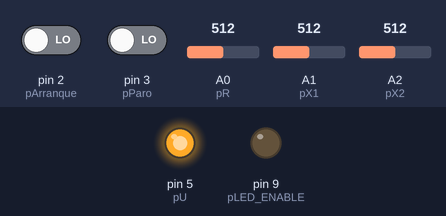
Simulated run of this sketch. Board: Arduino Uno, built with avr-gcc and run on an emulated ATmega328P. Shown: output pins drawn as LEDs (lit = HIGH). Inputs (shaded band) come from the test bench; at power-on: A1 (pX1) = 512, A2 (pX2) = 512, pin 2 (pArranque) LOW, A0 (pR) = 512, pin 3 (pParo) LOW. What the sketch prints to the serial monitor is not drawn.

Above: at 1.2 s.
1.3 s: A1 (pX1) set to 520
At 2.0 s:
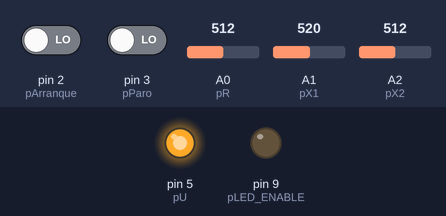
2.8 s: A2 (pX2) set to 306
At 3.1 s:
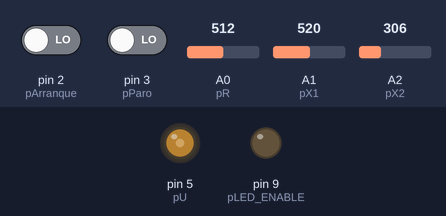
4.3 s: pin 2 (pArranque) driven HIGH
At 4.8 s:
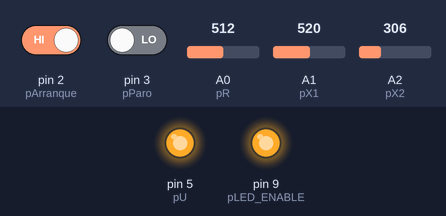
5.8 s: A0 (pR) set to 0
At 6.6 s:
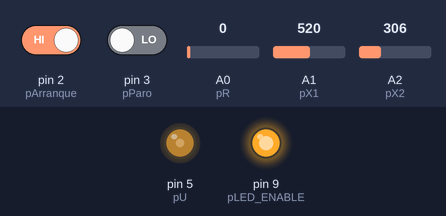
7.3 s: A2 (pX2) set to 122
At 8.3 s:
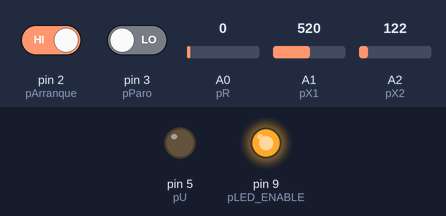
8.8 s: A1 (pX1) set to 377
10.8 s: A1 (pX1) set to 350
At 11.6 s:
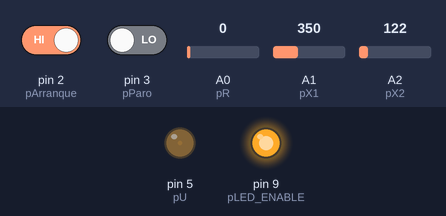
Timing chart, 0 to 13.3 s (numbered marks = the images above; inputs shaded):
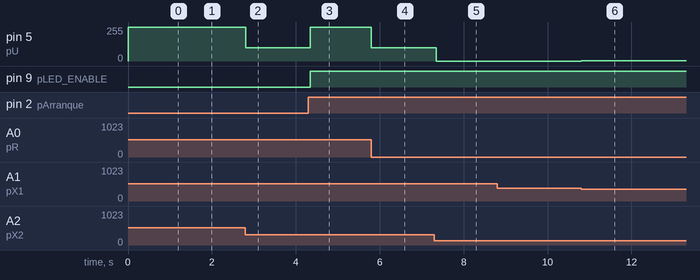

Measured:
- after the input at 1.3 s, pin 5 (pU): 255/255 → 253/255 at once
- after the input at 2.8 s, pin 5 (pU): 253/255 → 99/255 at once
- after the input at 4.3 s, pin 5 (pU): 99/255 → 255/255 after 0.05 s; pin 9 (pLED_ENABLE): LOW → HIGH after 0.05 s
- after the input at 5.8 s, pin 5 (pU): 255/255 → 99/255 at once
- after the input at 7.3 s, pin 5 (pU): 99/255 → 0/255 after 0.05 s
- after the input at 8.8 s, every drawn part: stays the same
- after the input at 10.8 s, pin 5 (pU): 0/255 → 3/255 at once

The sketch:

ctrl_obs_template_2RC.ino
```cpp
// (licence header left out)
// Control-Observador para RC-RC-RC

// ******************************************************** //
//                                                          //
// Control por asignación de polos para circuito RC-RC-RC   //
//                                                          //
// Abril 29 del 2025, MAPG, EAG                             //
//                                                          //
//                                                          //
// ******************************************************** //


// ******************************************************** //
//----------  Constantes  --------//                        //
// ******************************************************** //

//---------- Definición Pines IO analogicos--------//
  #define pR 0                // pin de referencia
  #define pX1 1               // pin de estado 1
  #define pX2 2               // pin de estado 2
  #define pU 5               // pin de salida de control (entrada a planta)

//---------- Definición Pines IO discretos--------//
  #define pLED_ENABLE 9             // LED 8
  #define pArranque 2              // SW 2
  #define pParo 3              // SW 3

//---------- Escalamientos para analogicas de 0 a 5 V --------//
  #define mX 0.004882813      // Pendiente 0-1023 -> 0 - 5
  #define bX 0                // Ajuste cero para 0-1023 -> 0 - 5
  #define mU 51               // Pendiente 0 - 5 -> 0 - 1023
  #define bU 0                // Ajuste cero 0 - 5 -> 0 - 1023


// ******************************************************** //
//----------  Variables globales  --------//                //
// ******************************************************** //

//---------- Ganancias de Controlador --------//
  float Kp = 5;
  float K1 = 1;
  float K2 = -3;

//---------- Ganancias de Observador --------//
  float H1 = 536;
  float H2 = 194;

//---------- Tiempo --------//
  unsigned long TS_code = 0;  // Tiempo que tarda programa
  unsigned long TIC = 0;      // Estampa de tiempo inicio ciclos
  unsigned long TC = 0;       // Faltante para TS

//----------  Señales --------//
  float R = 0;                // Referencia
  float Y = 0;                // Salida
  float X1 = 0;               // Estado 1
  float X2 = 0;               // Estado 2
  float U = 0;                // Salida control
  int Ui = 0;                 // Salida control tarjeta

//----------  Observador --------//

//-- Estados obs --//
  float XeR1 = 0;             // Estado estimado 1 en k, Xe1[k]
  float XeR2 = 0;             // Estado estimado 2 en k, Xe2[k]
  float XeR3 = 0;             // Estado estimado 3 en k, Xe3[k]

//-- Modelo obs --//
  // Matriz A
  float Am11 = -2;
  float Am12 = 1;
  float Am13 = 0;
  float Am21 = 1;
  float Am22 = -2;
  float Am23 = 1;
  // Matriz B
  float Bm1 = 1;
  float Bm2 = 0;
  // Matriz C
  float Cm1 = 0;
  float Cm2 = 1;

//---------- Otros --------//
  bool Habilitado = 0;        // Señal {0,1} para entradas escalón
  unsigned long TS = 50;      // Muestreo TS miliseg        //
  float Tseg = 0.05;          // Muestreo en Tseg segundos  //
// ******************************************************** //

  #include <SoftwareSerial.h>

// ******************************************************** //
//----------  Rutinia de inicio --------                   //
// ******************************************************** //

void setup() {
    //--Inicia serial--//
  Serial.begin(9600);

  //--Configura pines digitales--//
  pinMode(2, INPUT);
  pinMode(3, INPUT);
  pinMode(5, OUTPUT);
  pinMode(9, OUTPUT);
}

// ******************************************************** //
//---------- Rutinia principal  --------//                  //
// ******************************************************** //

void loop() {
  proc_entradas();                    // Procesamiento de Entradas
  observador();                       // Observador
  control();                          // Control
  proc_salidas();                     // Procesado de Salidas
  //coms_arduino_ide();                 // Comunicaciones
  coms_python(&R,&Y,&U);
  espera();
}

// ******************************************************** //
//---------- Rutinias de control y observador--------       //
// ******************************************************** //


//-- Control --//
void control(){
  // Ley de control
    U = Kp*R - K1*X1 - K2*X2;       // Ley de control retro estado estimado

  // Saturacion
  if(U >= 5.0) U = 5.0;               // Saturacion de control en rango 0 a 5V
  else if(U < 0) U = 0;
}


//-- Observador para estimar X1 --//
void observador(){
  // Dinamica observador
  float f1 = Am11*XeR1 + Am12*XeR2 + Bm1*U + H1*(Y-(Cm1*XeR1 + Cm2*XeR2));     // Dinamica estado 1 observador
  float f2 = Am21*XeR1 + Am22*XeR2 + Bm2*U + H2*(Y-(Cm1*XeR1 + Cm2*XeR2));     // Dinamica estado 2 observador

  // Integracion Euler
  float XeN1 = XeR1 + Tseg*f1;              // Integrador estado 1 mediante Euler
  float XeN2 = XeR2 + Tseg*f2;              // Integrador estado 2 mediante Euler
  XeR1 = XeN1;
  XeR2 = XeN2;

  // Los estados del observador no ocupan saturación porque están en float
}

// ******************************************************** //
//---------- Rutinias de IO y control de tiempo     --------//
// ******************************************************** //

//-- Procesado de entradas --//
void proc_entradas(){
  // No se ocupa leer X1 (Vc1) porque se estima con observador
  X1 = analogRead(pX1)*mX+bX;            // Lectura de salida de planta en pin pX1
  X2 = analogRead(pX2)*mX+bX;               // Lectura de salida de planta en pin pX2
  escalon();                                // Genera un escalon en Habilitado con SW2 y SW3.
  R = Habilitado*(analogRead(pR)*mX+bX);    // Lectura de referencia en pin pR, Habilitado = {0,1} es para escalones
  Y = X2;
}


//-- Procesado de salidas --//
void proc_salidas(){
  Ui = int(U*mU+bU);                    // Escalamiento
  analogWrite(pU, Ui);                  // Salida PWM en pin pU
}


//-- Memoria {0,1} para entrada escalón --//
void escalon(){

  if(digitalRead(pArranque) == 1) Habilitado = 1;      // Memoria on/off en Habilitado
  else if(digitalRead(pParo) == 1) Habilitado = 0; // Set con SW2. Reset con SW3

  if(Habilitado == 1) digitalWrite(pLED_ENABLE,HIGH);            // Led blink en LED8
  else digitalWrite(pLED_ENABLE, LOW);                           // Cuando Habilitado = 1

}

//-- Para muestreo uniforme --//
void espera(){
  TS_code = millis()- TIC;                 // Tiempo de ciclo
  TC = TS - TS_code;                       // Calcula altante para TS
  if (TS_code < TS) delay(TC);             // Espera para completar ciclo de TS
  TIC = millis();
}

//-- Comunicación con monitor --//
void coms_arduino_ide(){
  Serial.print("y_d(t):");            // Referencia
  Serial.print(R);                    // Referencia
  Serial.print(",");                  // Separador
  Serial.print("y(t):");              // Salida
  Serial.println(Y);                  // Salida (terminar con "serial.println")
}

void coms_python(float* Rp, float* Yp, float* Up)
{
  byte* byteData1 = (byte*)(Rp);
  byte* byteData2 = (byte*)(Yp);
  byte* byteData3 = (byte*)(Up);
  byte buf[12] = {byteData1[0], byteData1[1], byteData1[2], byteData1[3],
                 byteData2[0], byteData2[1], byteData2[2], byteData2[3],
                 byteData3[0], byteData3[1], byteData3[2], byteData3[3]};
  Serial.write(buf, 12);
}
```
